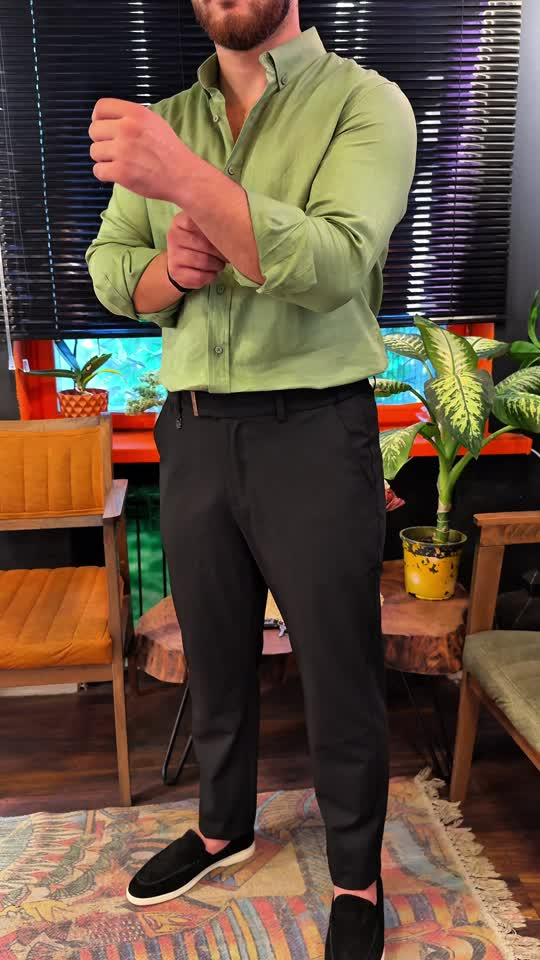
#> input picture 00_Working/green_full_scan/sec_01.jpg, 540 x 960 px; its folder holds only this picture in this run
$ python scan_green_video.py
#> lines starting #> are read from the running program, lines starting #| are printed output that depends on the picture
import os
import subprocess
import glob
from PIL import Image, ImageDraw

output_dir = r'C:\Users\User\Documents\Moradin Industries\04_Projects\Marko_Digital_Atelier\00_Working\green_full_scan'
os.makedirs(output_dir, exist_ok=True)

video_path = r'D:\Media\Telegram_Exports\ChatExport_2026-09-26\video_files\copy_2A3903C2-6A37-477A-9907-6F6444F03BBF.mov'

cmd = [
    'ffmpeg', '-y',
    '-i', video_path,
    '-vf', 'fps=1,scale=540:960',
    os.path.join(output_dir, 'sec_%02d.jpg')
]
subprocess.run(cmd, check=True)
#> (this line was passed over: subprocess is not available in this run)

files = sorted(glob.glob(os.path.join(output_dir, 'sec_*.jpg')))
cols = 4
thumb_w = 270
thumb_h = 480
rows = (len(files) + cols - 1) // cols
montage = Image.new('RGB', (cols * thumb_w, rows * thumb_h), (20, 20, 20))
#> montage: PIL image 1080x480 RGB; every value is 20
draw = ImageDraw.Draw(montage)

for idx, f in enumerate(files):
    im = Image.open(f).resize((thumb_w, thumb_h), Image.Resampling.LANCZOS)
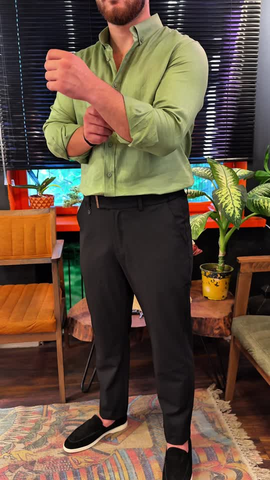
#> im: PIL image 270x480 RGB; mean R, G, B 99.3, 79.8, 62.8
    r = idx // cols
    c = idx % cols
    x = c * thumb_w
    y = r * thumb_h
    montage.paste(im, (x, y))
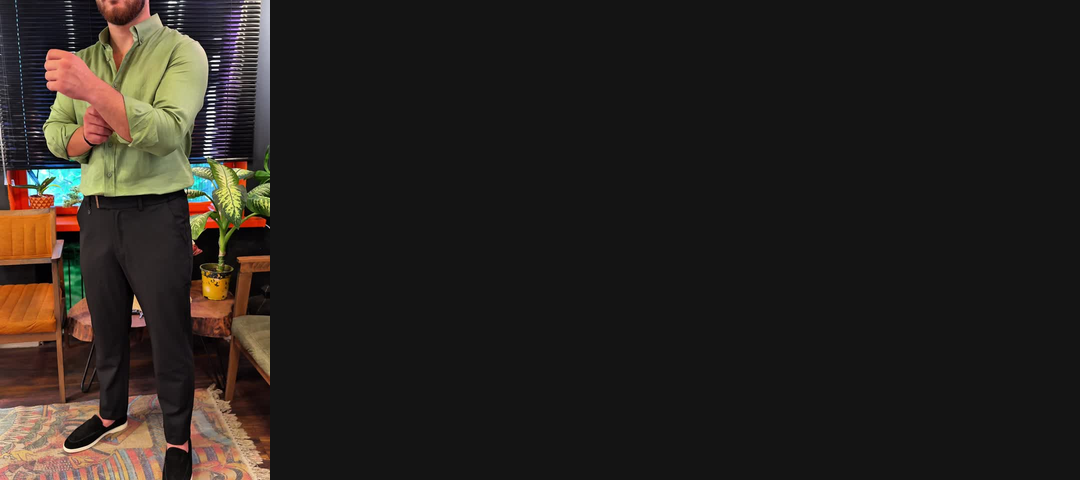
#> montage: PIL image 1080x480 RGB; mean R, G, B 39.8, 35, 30.7
    draw.rectangle([x, y, x + thumb_w, y + 24], fill=(0, 0, 0, 180))
    draw.text((x + 4, y + 4), os.path.basename(f), fill=(255, 255, 255))

montage_path = r'C:\Users\User\Documents\Moradin Industries\04_Projects\Marko_Digital_Atelier\00_Working\green_full_montage.jpg'
montage.save(montage_path, quality=85)
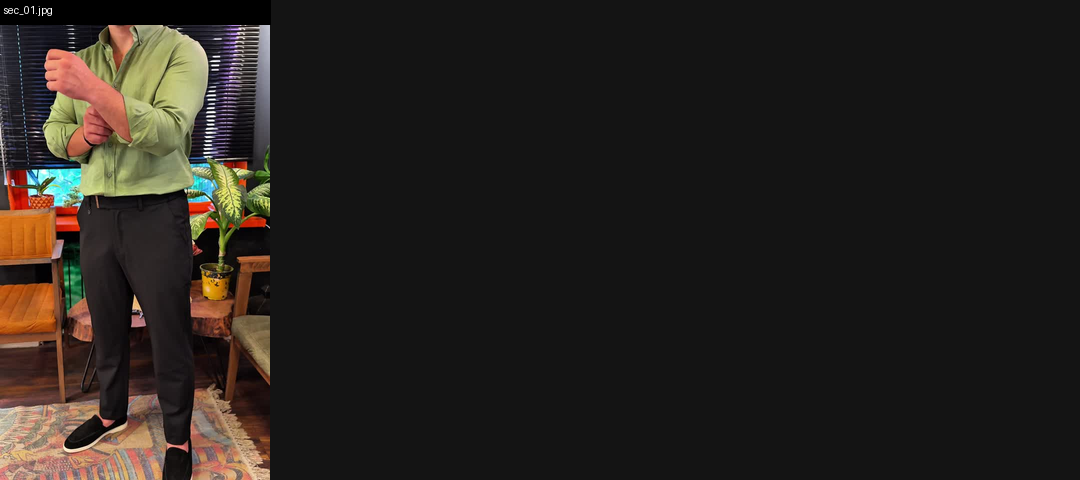
#> saved as green_full_montage.jpg: PIL image 1080x480 RGB; mean R, G, B 39, 34.2, 29.9
print(f"Saved green full montage to {montage_path}")

$ run again, on 00_Working/green_full_scan/sec_13.jpg
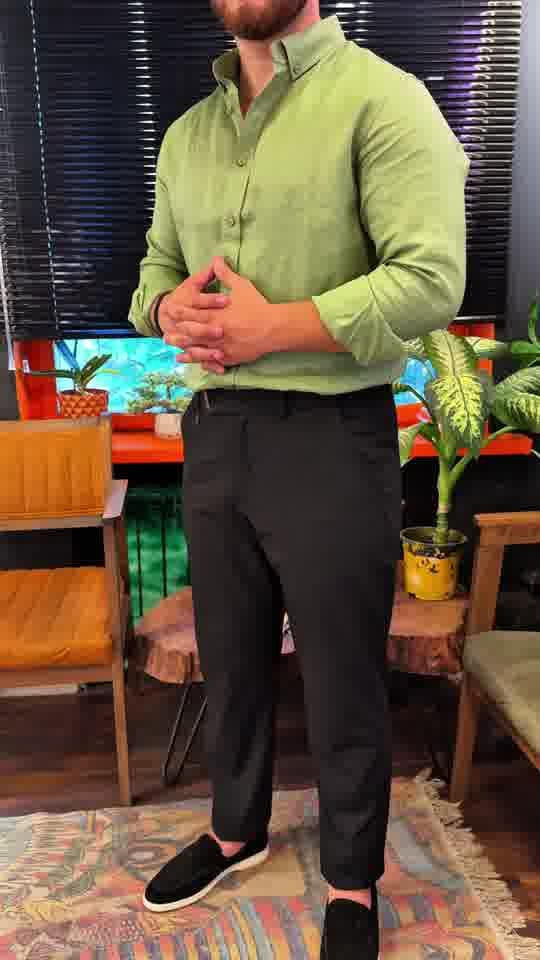
#> input picture 00_Working/green_full_scan/sec_13.jpg, 540 x 960 px
#> `im = Image.open(f).resize((thumb_w, thumb_h), Image.Resampling.LANCZOS)`:
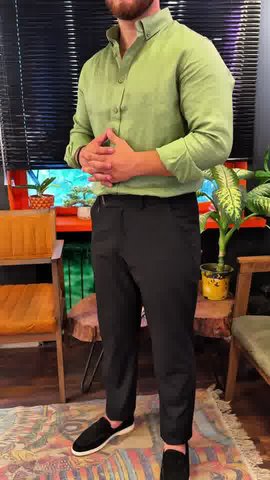
#> im: PIL image 270x480 RGB; mean R, G, B 102.9, 85.6, 64.6
#> `montage.save(montage_path, quality=85)`:
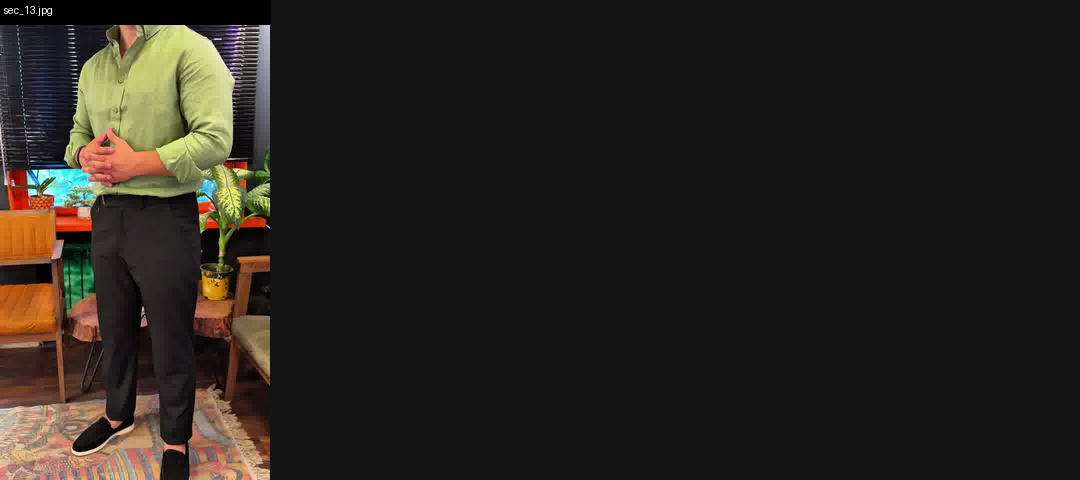
#> saved as green_full_montage.jpg: PIL image 1080x480 RGB; mean R, G, B 39.8, 35.6, 30.3

$ run again, on 00_Working/green_full_scan/sec_04.jpg
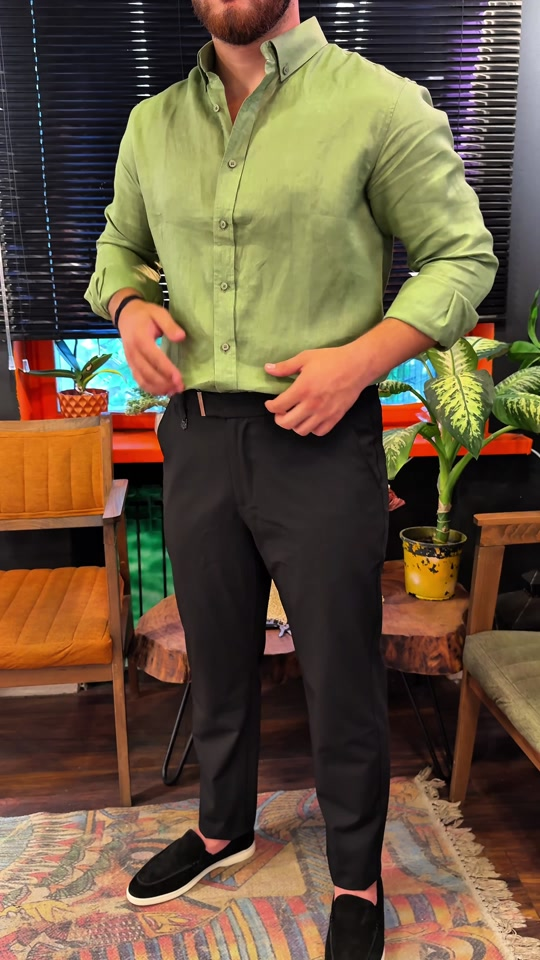
#> input picture 00_Working/green_full_scan/sec_04.jpg, 540 x 960 px
#> `im = Image.open(f).resize((thumb_w, thumb_h), Image.Resampling.LANCZOS)`:
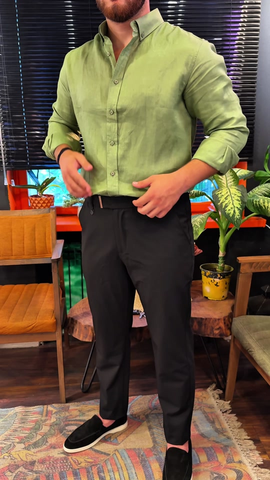
#> im: PIL image 270x480 RGB; mean R, G, B 105.6, 87.1, 64.4
#> `montage.save(montage_path, quality=85)`:
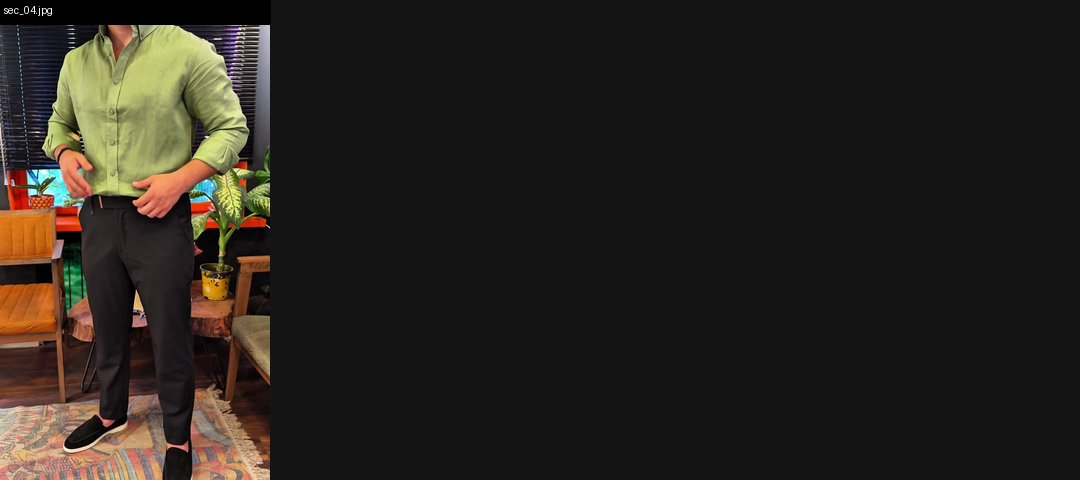
#> saved as green_full_montage.jpg: PIL image 1080x480 RGB; mean R, G, B 40.5, 36, 30.3

$ run again, on 00_Working/green_full_scan/sec_07.jpg
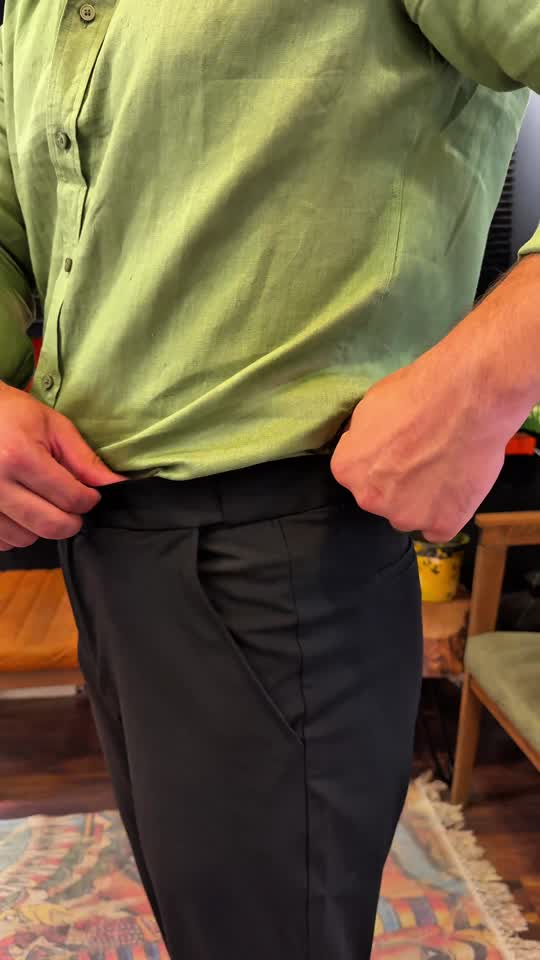
#> input picture 00_Working/green_full_scan/sec_07.jpg, 540 x 960 px
#> `montage.paste(im, (x, y))`:
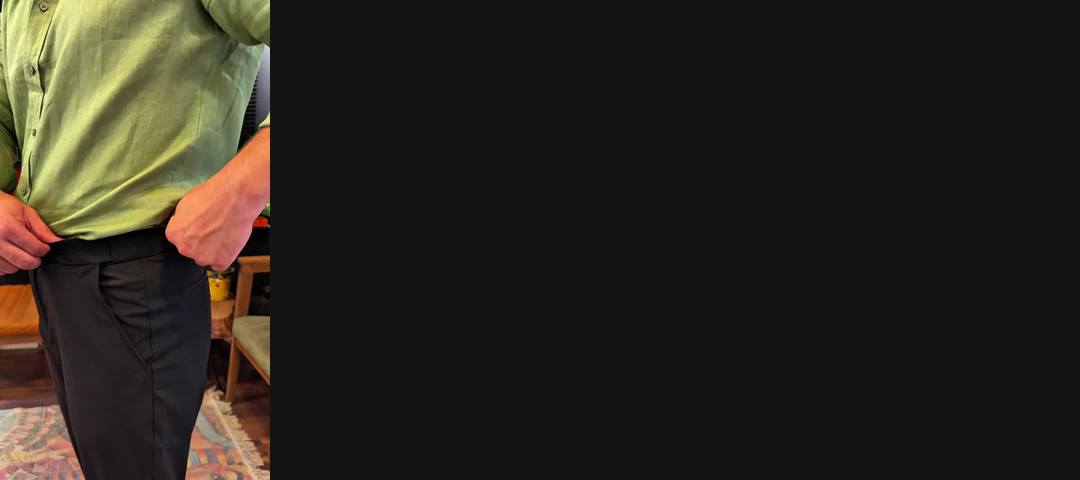
#> montage: PIL image 1080x480 RGB; mean R, G, B 43, 38.9, 31.6
#> `montage.save(montage_path, quality=85)`:
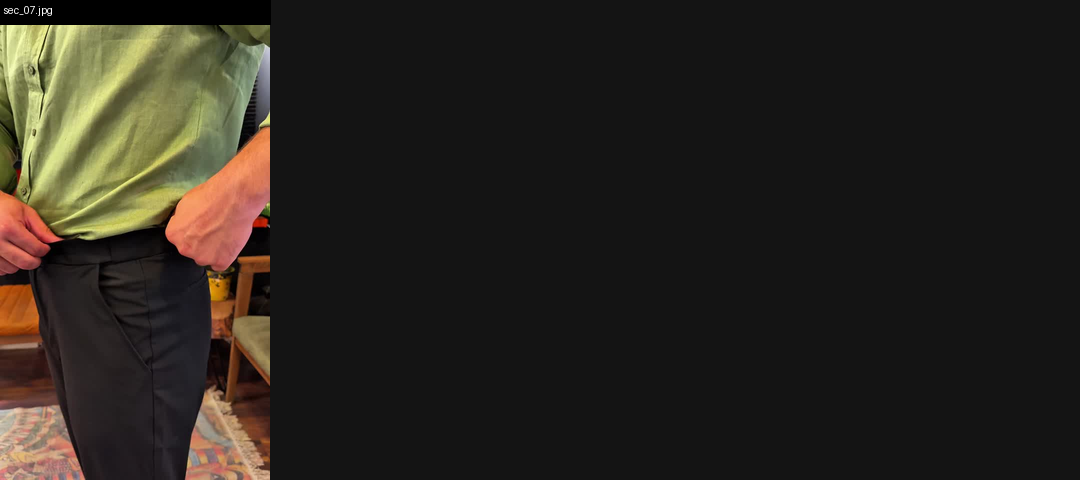
#> saved as green_full_montage.jpg: PIL image 1080x480 RGB; mean R, G, B 41.1, 37, 30.4

$ run again, on 00_Working/green_full_scan/sec_10.jpg
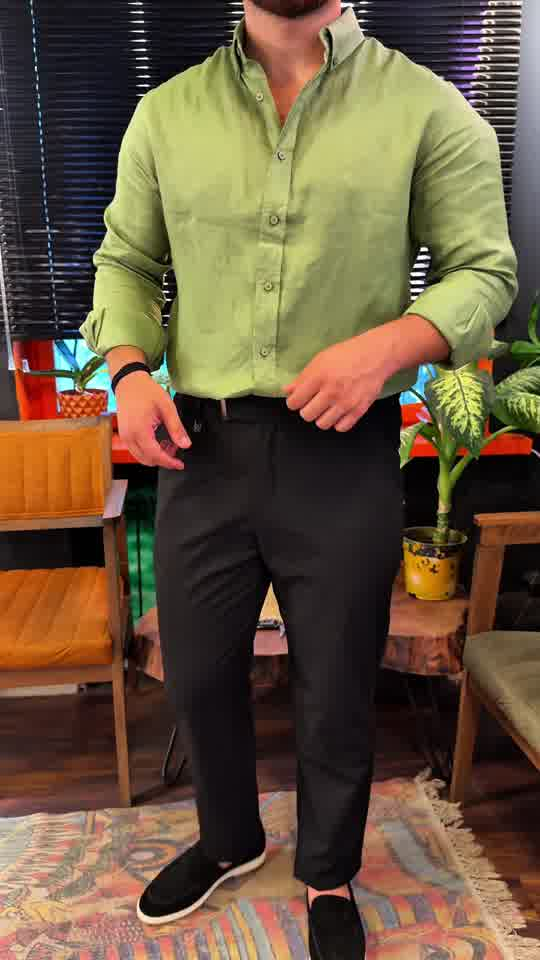
#> input picture 00_Working/green_full_scan/sec_10.jpg, 540 x 960 px
#> `im = Image.open(f).resize((thumb_w, thumb_h), Image.Resampling.LANCZOS)`:
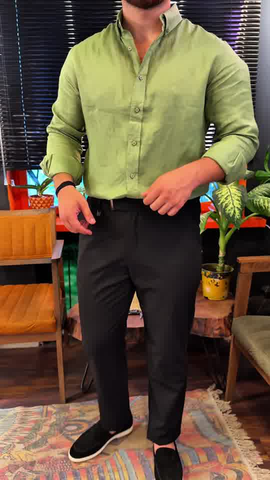
#> im: PIL image 270x480 RGB; mean R, G, B 105.5, 86.6, 63.3
#> `montage.save(montage_path, quality=85)`:
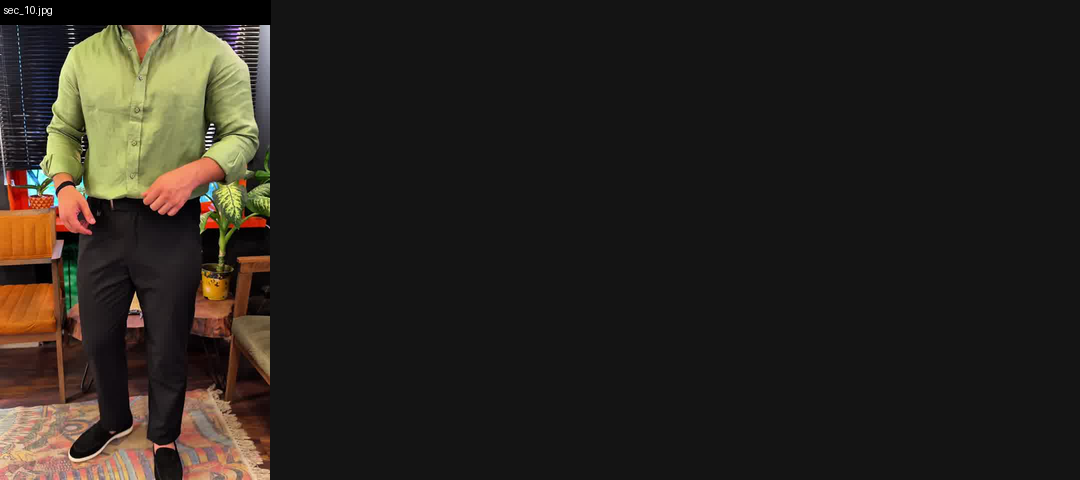
#> saved as green_full_montage.jpg: PIL image 1080x480 RGB; mean R, G, B 40.5, 35.9, 30
